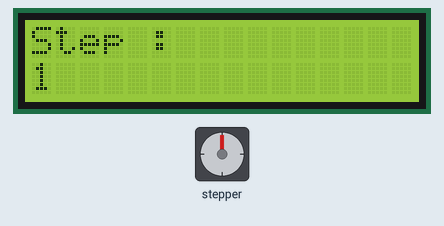
Bench run of a sketch on a simulated Arduino Uno, built with avr-gcc and run on an emulated ATmega328P. Shown: stepper motor, 16×2 character LCD. Wiring (inferred from the names in the program): stepper motor driver (200 steps per turn assumed): step pin 11; direction pin 10.

Above: at 0.1 s.
At 9.8 s:
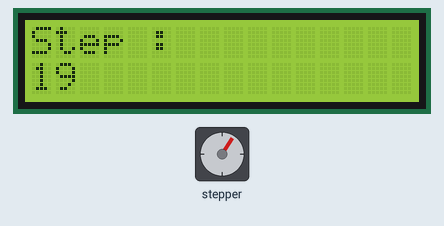
At 19.4 s:
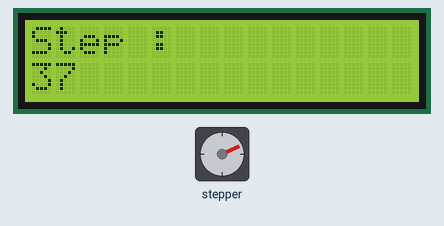
At 39.2 s:
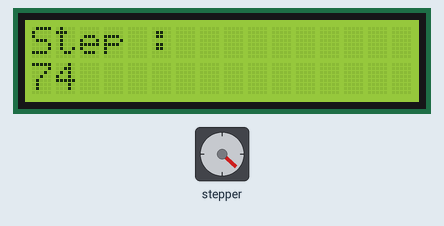
Timing chart, 0 to 40.0 s (numbered marks = the images above):
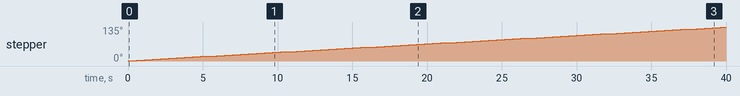

Measured:
- what the display in image 0 shows lasts 0.5 s, from 0.1 s to 0.6 s

The sketch:

TASK.INO
```cpp
  #include <LiquidCrystal_I2C.h>
  const int dir=10;
  const int step=11;
  LiquidCrystal_I2C lcd(0x27,16,2);
  void setup() {
    // put your setup code here, to run once:
    pinMode(dir,OUTPUT);
    pinMode(step,OUTPUT);
    lcd.init();
    lcd.backlight();
  }

  void loop() {
    // put your main code here, to run repeatedly:
    digitalWrite(dir,HIGH);
    for(int i=0;i<200;i++){
      digitalWrite(step, HIGH);
      delay(10);
      digitalWrite(step, LOW);
      delay(10);
      lcd.setCursor(0,0);
      lcd.print("Step : ");
      lcd.setCursor(0,1);
      lcd.println(i+1);
      delay(500);
      lcd.clear();
      }

  }
```
